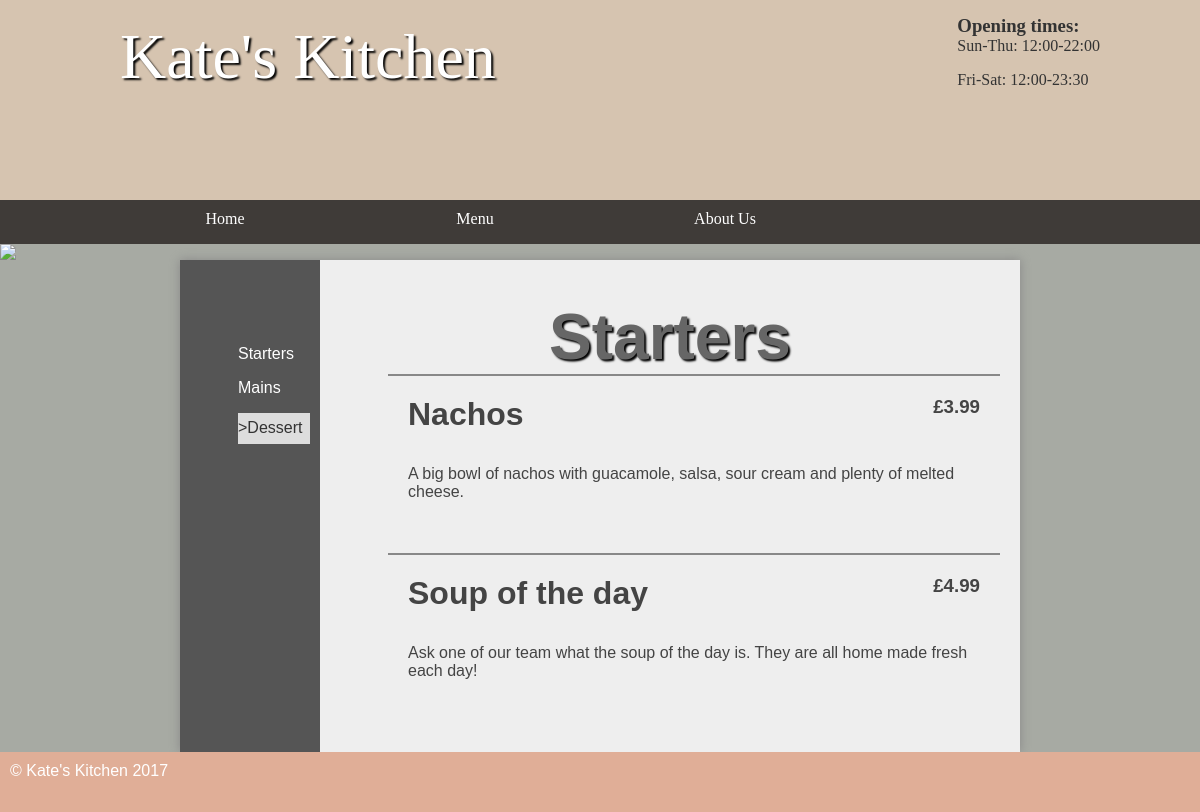
The app's page /kitchen/public/dessert.php with its own data.
### tables this page shows
CREATE TABLE `menu` (
  `id` int(11) NOT NULL AUTO_INCREMENT,
  `categoryId` int(11) DEFAULT NULL,
  `name` varchar(45) DEFAULT NULL,
  `price` decimal(5,2) DEFAULT NULL,
  `description` varchar(2000) DEFAULT NULL,
  PRIMARY KEY (`id`)
);

### kitchen/public/dessert.php (the view, shortened to what this page needs)
<!DOCTYPE html>
<html>
	<head>
		<link rel="stylesheet" href="/styles.css"/>
	</head>
	<body>
	<header>
		<section>
			<aside>
				<h3>Opening times:</h3>
				<p>Sun-Thu: 12:00-22:00</p>
				<p>Fri-Sat: 12:00-23:30</p>
			</aside>
			<h1>Kate's Kitchen</h1>
		</section>
	</header>
	<nav>
		<ul>
			<li><a href="/">Home</a></li>
			<li>Menu
			</li>
			<li><a href="/about.html">About Us</a></li>
		</ul>
	</nav>
<img src="images/randombanner.php"/>
	<main class="sidebar">
	<section class="left">
		<ul>
				<li><a href="/starters.php">Starters</a></li>
				<li><a href="/mains.php">Mains</a></li>
				<li><a class="current" href="/dessert.php">Dessert</a></li>		</ul>
	</section>
	<section class="right">
	<h1>Starters</h1>
	<ul class="listing">
	<?php
	$pdo = new PDO('mysql:dbname=kitchen;host=127.0.0.1', 'student', 'student');
	$stmt = $pdo->prepare('SELECT * FROM menu WHERE categoryId = 1');
	$stmt->execute();
	foreach ($stmt as $record) {
		echo '<li>';
		echo '<div class="details">';
			echo '<h3>£' . $record['price'] . '</h3>';
		echo '<h2>' . $record['name'] . '</h2>';
		echo '<p>' . nl2br($record['description']) . '</p>';
		echo '</div>';
		echo '</li>';
	}
	?>
</ul>
</section>
	</main>
	<footer>
		&copy; Kate's Kitchen 2017
	</footer>
</body>
</html>

### kitchen/public/styles.css (style rules this page uses)
* { margin: 0; padding: 0; }
html { font-family: 'Oxygen-Regular', verdana, sans-serif; }
body { background-color: #A7AAA3; }
header { background-color: #D6C4B0 ; color: white; height: 200px; }
header aside { float: right; margin-top: 15px; color: #333; }
header section { width: 1000px; display: block; margin:auto; }
header h1 { float: left; margin-left: 20px; font-family: 'Mr Dafoe'; }
nav { width: 100%; background-color: #3F3B38; overflow: auto; }
body > img { width: 100%; display: block; }
nav ul { width: 1000px; margin: auto; display: block; list-style-type: none; }
nav ul li { width: 25%; float: left; overflow: auto; text-align: center; }
nav li { color: white; padding-top: 10px; display: block; }
nav a { color: white; text-decoration: none }
main ul { margin-left: 3em; }
main a { color: #333; }
nav { font-family: 'Oxygen-Regular'; }
header section { display: block; font-family: 'Oxygen-Regular', cursive; }
header h1 { font-weight: normal; }
.listing h3 { float: right; }
h1 { font-size:4em; color: white; text-align: center; padding-top: 20px; text-shadow: 2px 2px 2px #000; }
main { min-height: 50vh; background-color: #eee; width: 70vw; display: block; margin: auto; box-shadow: 0px 0px 10px #888; color:#444; }
footer { min-height: 5vh; color: white; }
main h2 { font-size:2em; }
p, li, h2 { margin-bottom: 1em; }
footer { background-color: #E0AE97; padding: 10px; color: white; }
.left ul { list-style-type: none }
section a { color: #444; }
.stock, .sidebar { display: table; }
.stock > ul, .sidebar .left { width: 10vw; list-style-type: none; display: table-cell; padding: 10px; background-color: #555; margin: 0; }
.stock .products, .sidebar .right { display: table-cell; padding: 20px; }
.stock > ul a, .sidebar .left a { color: white; text-decoration: none; }
.listing li { border-top: 2px solid #888; padding: 20px; overflow: auto; }
.current { background-color: #ddd; color: #333 !important; display: block; padding-top: 0.4em; padding-bottom: 0.4em; }
.current:before { content: ">" }
.right { padding: 20px; }
main h1 { color: #666; }

### records on screen
menu: price "3.99", name "Nachos", description "A big bowl of nachos with guacamole, salsa, sour cream and plenty of melted cheese."
menu: price "4.99", name "Soup of the day", description "Ask one of our team what the soup of the day is. They are all home made fresh each day!"
